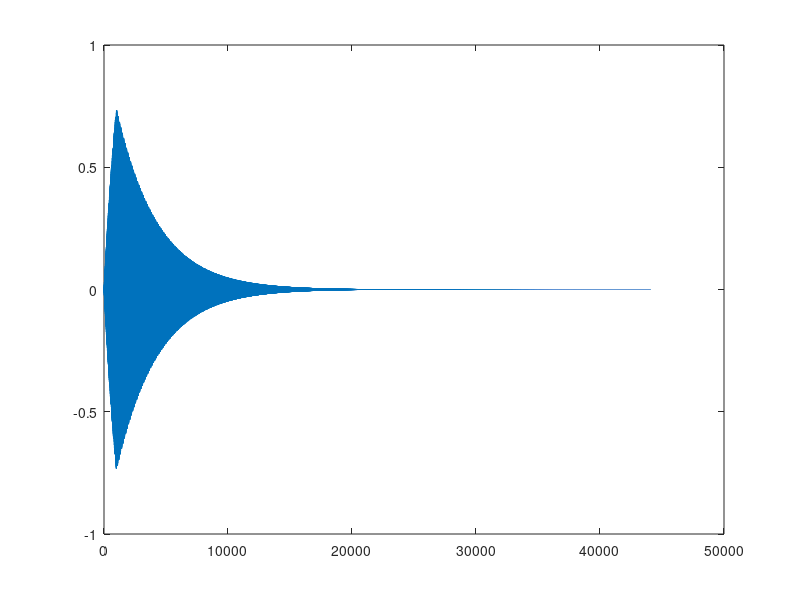

Write the MATLAB code that produced this figure. (Note: this script raises an error after producing the figure.)
f = 440*2.^(0:3);
f = [16000,17000,18000,19000];
fs = 44100;
toneLength = 1;
t = linspace(0,toneLength,round(toneLength*fs));
tau = 0.075;
bell = exp(-t/tau);
offset = 1000;
ramp = linspace(0,1,offset);
bell(1:offset) = bell(1:offset).*ramp;
tones = zeros(length(f),length(t));
for i = 1:length(f)
   tones(i,:) = sin(2*pi*f(i)*t).*bell;
end
plot(tones(1,:))

silence = zeros(1,fs);

speak1 = [tones(1,:),silence,silence,silence];
speak2 = [silence,tones(2,:),silence,silence];
speak3 = [silence,silence,tones(3,:),silence];
speak4 = [silence,silence,silence,tones(4,:)];

wavwrite(speak1,fs,'speak1.wav')
wavwrite(speak2,fs,'speak2.wav')
wavwrite(speak3,fs,'speak3.wav')
wavwrite(speak4,fs,'speak4.wav')